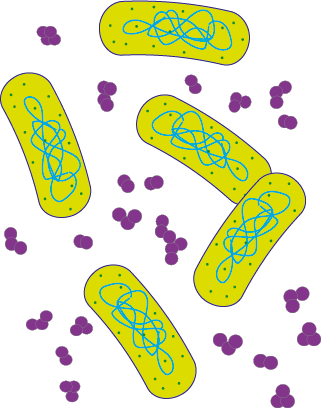
#> input picture Exercises/Week_5_Morphological_Transform_Hough_Transform/5_1_Morphological_Transform/Python/Bakterien.png, 322 x 409 px
$ python 5_1_Exercise_top_hat_transform.py
#> lines starting #> are read from the running program, lines starting #| are printed output that depends on the picture; after the words box and inside, x2 and y2 are one past the last pixel; in counts of white or black regions, pixels touching at a corner belong together
import matplotlib.pyplot as plt
import numpy as np
import cv2

# Read in image and pre-processing
image_orig = plt.imread("Bakterien.png")
#> image_orig is the input picture: shape (409, 322, 3) float32; mean R, G, B 0.891, 0.899, 0.728
# print(image.shape)
# print(type(image[0, 0, 0]))

image = np.sum(image_orig, axis=-1) / 3
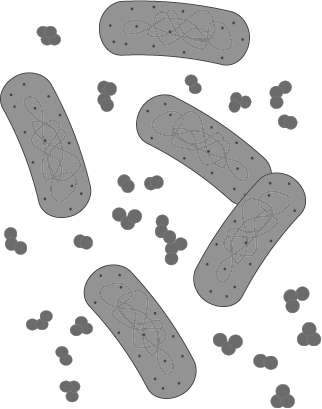
#> image: shape (409, 322) float32; min 0.271, max 1, mean 0.839

raw_mask = (image < 0.9) * 1.0
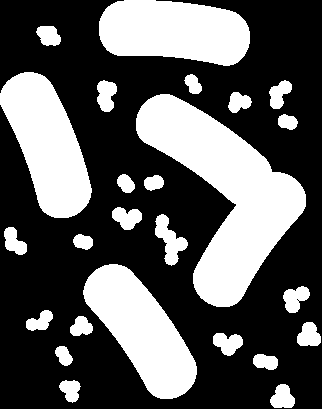
#> raw_mask: shape (409, 322) float64; values 0 (black) and 1 (white), 35.5% white; 25 white regions, largest, box (x1, y1, x2, y2) and area: (136, 94, 306, 307) 15229, (99, 0, 250, 66) 7891, (83, 264, 197, 399) 7886


# Zylinderhut Transformation
kernel = np.ones(shape=[3, 3])
eroded_mask = cv2.erode(raw_mask, kernel=kernel, iterations=8)
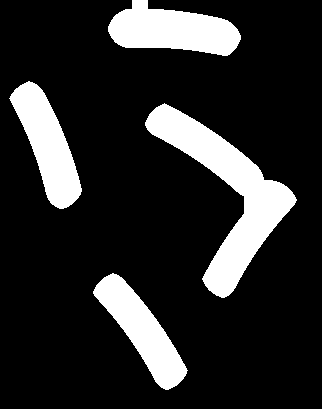
#> eroded_mask: shape (409, 322) float64; values 0 (black) and 1 (white), 16.7% white; 4 white regions, box (x1, y1, x2, y2) and area: (145, 103, 297, 298) 8688, (108, 0, 241, 56) 4816, (9, 81, 82, 209) 4347, (93, 273, 188, 390) 4189
opened_mask = cv2.dilate(eroded_mask, kernel=kernel, iterations=10)
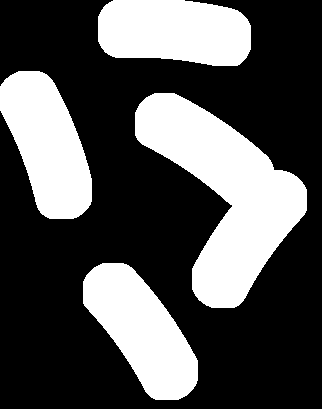
#> opened_mask: shape (409, 322) float64; values 0 (black) and 1 (white), 32.7% white; 4 white regions, box (x1, y1, x2, y2) and area: (135, 93, 307, 308) 16865, (83, 263, 198, 400) 8829, (0, 71, 92, 219) 8746, (98, 0, 251, 66) 8613

cleaned_mask = raw_mask - opened_mask
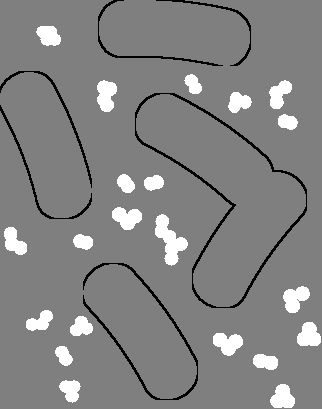
#> cleaned_mask: shape (409, 322) float64; min -1, max 1, mean 0.0277; drawn with min black and max white
cleaned_mask[cleaned_mask < 0] = 0
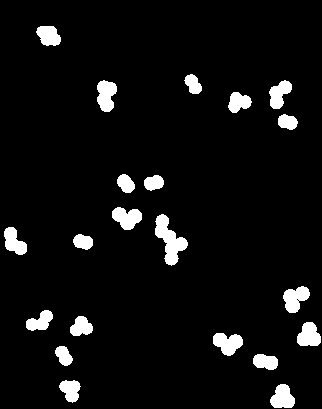
#> cleaned_mask: shape (409, 322) float64; values 0 (black) and 1 (white), 5.9% white; 21 white regions, largest, box (x1, y1, x2, y2) and area: (155, 214, 188, 266) 789, (97, 80, 117, 112) 471, (283, 286, 310, 313) 467

cleaned_image = np.zeros(image_orig.shape)
for channel_number in range(cleaned_image.shape[2]):
    cleaned_image[:, :, channel_number] = (
        cleaned_mask * image_orig[:, :, channel_number]
    )
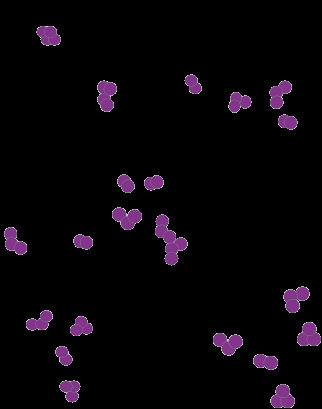
#> cleaned_image: shape (409, 322, 3) float64; mean R, G, B 0.0321, 0.0169, 0.0339


plt.figure()
plt.imshow(image_orig)
plt.title("Original image")

plt.figure()
plt.imshow(image, cmap="gray")
plt.title("Grayscale image")

plt.figure()
plt.imshow(raw_mask, cmap="gray")
plt.title("Binary raw mask")

plt.figure()
plt.imshow(eroded_mask, cmap="gray")
plt.title("Eroded mask")

plt.figure()
plt.imshow(opened_mask, cmap="gray")
plt.title("Opened Mask")

plt.figure()
plt.imshow(cleaned_mask, cmap="gray")
plt.title("Result top-hat transform")

plt.figure()
plt.imshow(cleaned_image)
plt.title("Cleaned image")

plt.show()
